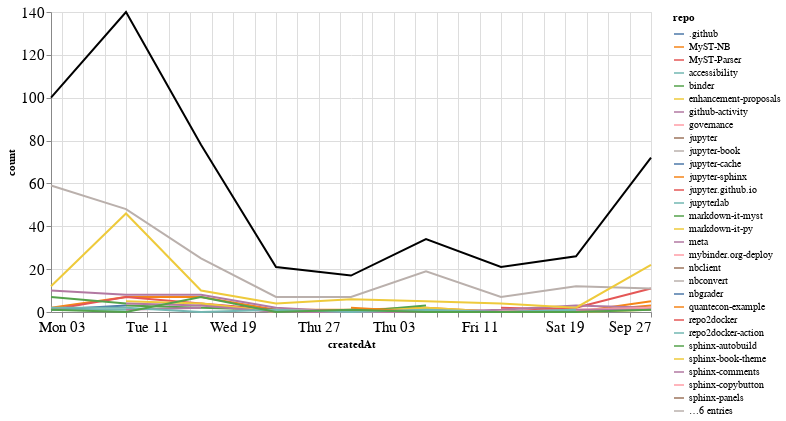

This figure's notebook cell:
### Markdown cell above
## Comments

### Code cell
comments_time = comments.groupby('repo').resample('W', on='createdAt').count()['author'].reset_index()
comments_time = comments_time.rename(columns={'author': 'count'})
comments_time_total = comments_time.groupby('createdAt').agg({"count": "sum"}).reset_index()
ch1 = alt.Chart(comments_time, width=600).mark_line().encode(
    x='createdAt',
    y='count',
    color='repo',
    tooltip="repo"
)

ch2 = alt.Chart(comments_time_total, width=600).mark_line(color="black").encode(
    x='createdAt',
    y='count',
)

ch1 + ch2

### Figure 1 — Vega-Lite specification as saved in the notebook (floating-point values rounded to 4 significant figures)
{"config": {"axisLeft": {"labelFontSize": 15}, "axisBottom": {"labelFontSize": 15}}, "layer": [{"data": {"name": "data-53d22d4e7e5e277c058d62c0dcb79616"}, "mark": "line", "encoding": {"color": {"type": "nominal", "field": "repo"}, "tooltip": {"type": "nominal", "field": "repo"}, "x": {"type": "temporal", "field": "createdAt"}, "y": {"type": "quantitative", "field": "count"}}, "width": 600}, {"data": {"name": "data-eecd8ab68db40f8e5217d0c1e717b0f0"}, "mark": {"type": "line", "color": "black"}, "encoding": {"x": {"type": "temporal", "field": "createdAt"}, "y": {"type": "quantitative", "field": "count"}}, "width": 600}], "$schema": "https://vega.github.io/schema/vega-lite/v4.8.1.json", "datasets": {"data-53d22d4e7e5e277c058d62c0dcb79616": [{"repo": ".github", "createdAt": "2020-08-02T00:00:00", "count": 1}, {"repo": ".github", "createdAt": "2020-08-09T00:00:00", "count": 3}, {"repo": "MyST-NB", "createdAt": "2020-08-02T00:00:00", "count": 2}, {"repo": "MyST-NB", "createdAt": "2020-08-09T00:00:00", "count": 7}, {"repo": "MyST-NB", "createdAt": "2020-08-16T00:00:00", "count": 7}, {"repo": "MyST-NB", "createdAt": "2020-08-23T00:00:00", "count": 1}, {"repo": "MyST-NB", "createdAt": "2020-08-30T00:00:00", "count": 1}, {"repo": "MyST-NB", "createdAt": "2020-09-06T00:00:00", "count": 2}, {"repo": "MyST-NB", "createdAt": "2020-09-13T00:00:00", "count": 0}, {"repo": "MyST-NB", "createdAt": "2020-09-20T00:00:00", "count": 0}, {"repo": "MyST-NB", "createdAt": "2020-09-27T00:00:00", "count": 3}, {"repo": "MyST-Parser", "createdAt": "2020-08-02T00:00:00", "count": 1}, {"repo": "MyST-Parser", "createdAt": "2020-08-09T00:00:00", "count": 7}, {"repo": "MyST-Parser", "createdAt": "2020-08-16T00:00:00", "count": 4}, {"repo": "MyST-Parser", "createdAt": "2020-08-23T00:00:00", "count": 1}, {"repo": "MyST-Parser", "createdAt": "2020-08-30T00:00:00", "count": 0}, {"repo": "MyST-Parser", "createdAt": "2020-09-06T00:00:00", "count": 1}, {"repo": "MyST-Parser", "createdAt": "2020-09-13T00:00:00", "count": 0}, {"repo": "MyST-Parser", "createdAt": "2020-09-20T00:00:00", "count": 2}, {"repo": "MyST-Parser", "createdAt": "2020-09-27T00:00:00", "count": 11}, {"repo": "accessibility", "createdAt": "2020-08-02T00:00:00", "count": 1}, {"repo": "accessibility", "createdAt": "2020-08-09T00:00:00", "count": 1}, {"repo": "binder", "createdAt": "2020-08-09T00:00:00", "count": 3}, {"repo": "binder", "createdAt": "2020-08-16T00:00:00", "count": 2}, {"repo": "binder", "createdAt": "2020-08-23T00:00:00", "count": 1}, {"repo": "binder", "createdAt": "2020-08-30T00:00:00", "count": 0}, {"repo": "binder", "createdAt": "2020-09-06T00:00:00", "count": 3}, {"repo": "enhancement-proposals", "createdAt": "2020-08-16T00:00:00", "count": 4}, {"repo": "enhancement-proposals", "createdAt": "2020-08-23T00:00:00", "count": 0}, {"repo": "enhancement-proposals", "createdAt": "2020-08-30T00:00:00", "count": 0}, {"repo": "enhancement-proposals", "createdAt": "2020-09-06T00:00:00", "count": 2}, {"repo": "enhancement-proposals", "createdAt": "2020-09-13T00:00:00", "count": 0}, {"repo": "enhancement-proposals", "createdAt": "2020-09-20T00:00:00", "count": 1}, {"repo": "github-activity", "createdAt": "2020-08-09T00:00:00", "count": 1}, {"repo": "github-activity", "createdAt": "2020-08-16T00:00:00", "count": 2}, {"repo": "governance", "createdAt": "2020-08-09T00:00:00", "count": 1}, {"repo": "jupyter", "createdAt": "2020-09-20T00:00:00", "count": 2}, {"repo": "jupyter-book", "createdAt": "2020-08-02T00:00:00", "count": 59}, {"repo": "jupyter-book", "createdAt": "2020-08-09T00:00:00", "count": 48}, {"repo": "jupyter-book", "createdAt": "2020-08-16T00:00:00", "count": 25}, {"repo": "jupyter-book", "createdAt": "2020-08-23T00:00:00", "count": 7}, {"repo": "jupyter-book", "createdAt": "2020-08-30T00:00:00", "count": 7}, {"repo": "jupyter-book", "createdAt": "2020-09-06T00:00:00", "count": 19}, {"repo": "jupyter-book", "createdAt": "2020-09-13T00:00:00", "count": 7}, {"repo": "jupyter-book", "createdAt": "2020-09-20T00:00:00", "count": 12}, {"repo": "jupyter-book", "createdAt": "2020-09-27T00:00:00", "count": 11}, {"repo": "jupyter-cache", "createdAt": "2020-09-27T00:00:00", "count": 2}, {"repo": "jupyter-sphinx", "createdAt": "2020-08-30T00:00:00", "count": 2}, {"repo": "jupyter-sphinx", "createdAt": "2020-09-06T00:00:00", "count": 0}, {"repo": "jupyter-sphinx", "createdAt": "2020-09-13T00:00:00", "count": 0}, {"repo": "jupyter-sphinx", "createdAt": "2020-09-20T00:00:00", "count": 0}, {"repo": "jupyter-sphinx", "createdAt": "2020-09-27T00:00:00", "count": 5}, {"repo": "jupyter.github.io", "createdAt": "2020-09-13T00:00:00", "count": 2}, {"repo": "jupyter.github.io", "createdAt": "2020-09-20T00:00:00", "count": 1}, {"repo": "jupyterlab", "createdAt": "2020-09-06T00:00:00", "count": 1}, {"repo": "markdown-it-myst", "createdAt": "2020-08-02T00:00:00", "count": 7}, {"repo": "markdown-it-myst", "createdAt": "2020-08-09T00:00:00", "count": 4}, {"repo": "markdown-it-py", "createdAt": "2020-08-09T00:00:00", "count": 5}, {"repo": "markdown-it-py", "createdAt": "2020-08-16T00:00:00", "count": 4}, {"repo": "markdown-it-py", "createdAt": "2020-08-23T00:00:00", "count": 0}, {"repo": "markdown-it-py", "createdAt": "2020-08-30T00:00:00", "count": 0}, {"repo": "markdown-it-py", "createdAt": "2020-09-06T00:00:00", "count": 0}, {"repo": "markdown-it-py", "createdAt": "2020-09-13T00:00:00", "count": 0}, {"repo": "markdown-it-py", "createdAt": "2020-09-20T00:00:00", "count": 0}, {"repo": "markdown-it-py", "createdAt": "2020-09-27T00:00:00", "count": 1}, {"repo": "meta", "createdAt": "2020-08-02T00:00:00", "count": 10}, {"repo": "meta", "createdAt": "2020-08-09T00:00:00", "count": 8}, {"repo": "meta", "createdAt": "2020-08-16T00:00:00", "count": 8}, {"repo": "meta", "createdAt": "2020-08-23T00:00:00", "count": 2}, {"repo": "meta", "createdAt": "2020-08-30T00:00:00", "count": 0}, {"repo": "meta", "createdAt": "2020-09-06T00:00:00", "count": 0}, {"repo": "meta", "createdAt": "2020-09-13T00:00:00", "count": 1}, {"repo": "meta", "createdAt": "2020-09-20T00:00:00", "count": 3}, {"repo": "meta", "createdAt": "2020-09-27T00:00:00", "count": 2}, {"repo": "mybinder.org-deploy", "createdAt": "2020-08-23T00:00:00", "count": 1}, {"repo": "mybinder.org-deploy", "createdAt": "2020-08-30T00:00:00", "count": 0}, {"repo": "mybinder.org-deploy", "createdAt": "2020-09-06T00:00:00", "count": 0}, {"repo": "mybinder.org-deploy", "createdAt": "2020-09-13T00:00:00", "count": 0}, {"repo": "mybinder.org-deploy", "createdAt": "2020-09-20T00:00:00", "count": 1}, {"repo": "mybinder.org-deploy", "createdAt": "2020-09-27T00:00:00", "count": 2}, {"repo": "nbclient", "createdAt": "2020-09-13T00:00:00", "count": 1}, {"repo": "nbconvert", "createdAt": "2020-09-13T00:00:00", "count": 2}, {"repo": "nbgrader", "createdAt": "2020-08-23T00:00:00", "count": 1}, {"repo": "quantecon-example", "createdAt": "2020-08-02T00:00:00", "count": 1}, {"repo": "repo2docker", "createdAt": "2020-08-02T00:00:00", "count": 1}, {"repo": "repo2docker-action", "createdAt": "2020-08-02T00:00:00", "count": 2}, {"repo": "sphinx-autobuild", "createdAt": "2020-08-16T00:00:00", "count": 1}, {"repo": "sphinx-book-theme", "createdAt": "2020-08-02T00:00:00", "count": 12}, {"repo": "sphinx-book-theme", "createdAt": "2020-08-09T00:00:00", "count": 46}, {"repo": "sphinx-book-theme", "createdAt": "2020-08-16T00:00:00", "count": 10}, {"repo": "sphinx-book-theme", "createdAt": "2020-08-23T00:00:00", "count": 4}, {"repo": "sphinx-book-theme", "createdAt": "2020-08-30T00:00:00", "count": 6}, {"repo": "sphinx-book-theme", "createdAt": "2020-09-06T00:00:00", "count": 5}, {"repo": "sphinx-book-theme", "createdAt": "2020-09-13T00:00:00", "count": 4}, {"repo": "sphinx-book-theme", "createdAt": "2020-09-20T00:00:00", "count": 2}, {"repo": "sphinx-book-theme", "createdAt": "2020-09-27T00:00:00", "count": 22}, {"repo": "sphinx-comments", "createdAt": "2020-08-09T00:00:00", "count": 4}, {"repo": "sphinx-comments", "createdAt": "2020-08-16T00:00:00", "count": 3}, {"repo": "sphinx-comments", "createdAt": "2020-08-23T00:00:00", "count": 0}, {"repo": "sphinx-comments", "createdAt": "2020-08-30T00:00:00", "count": 0}, {"repo": "sphinx-comments", "createdAt": "2020-09-06T00:00:00", "count": 0}, {"repo": "sphinx-comments", "createdAt": "2020-09-13T00:00:00", "count": 0}, {"repo": "sphinx-comments", "createdAt": "2020-09-20T00:00:00", "count": 1}, {"repo": "sphinx-comments", "createdAt": "2020-09-27T00:00:00", "count": 1}, {"repo": "sphinx-copybutton", "createdAt": "2020-09-27T00:00:00", "count": 3}, {"repo": "sphinx-panels", "createdAt": "2020-09-13T00:00:00", "count": 1}, {"repo": "sphinx-tabs", "createdAt": "2020-08-23T00:00:00", "count": 2}, {"repo": "sphinx-thebe", "createdAt": "2020-08-16T00:00:00", "count": 1}, {"repo": "sphinx-togglebutton", "createdAt": "2020-09-13T00:00:00", "count": 3}, {"repo": "sphinxcontrib-prettyproof", "createdAt": "2020-09-27T00:00:00", "count": 8}, {"repo": "team-compass", "createdAt": "2020-08-02T00:00:00", "count": 2}, {"repo": "team-compass", "createdAt": "2020-08-09T00:00:00", "count": 2}, {"repo": "team-compass", "createdAt": "2020-08-16T00:00:00", "count": 0}, {"repo": "team-compass", "createdAt": "2020-08-23T00:00:00", "count": 1}, {"repo": "team-compass", "createdAt": "2020-08-30T00:00:00", "count": 0}, {"repo": "team-compass", "createdAt": "2020-09-06T00:00:00", "count": 1}, {"repo": "team-compass", "createdAt": "2020-09-13T00:00:00", "count": 0}, {"repo": "team-compass", "createdAt": "2020-09-20T00:00:00", "count": 1}, {"repo": "thebe", "createdAt": "2020-08-02T00:00:00", "count": 1}, {"repo": "thebe", "createdAt": "2020-08-09T00:00:00", "count": 0}, {"repo": "thebe", "createdAt": "2020-08-16T00:00:00", "count": 7}, {"repo": "thebe", "createdAt": "2020-08-23T00:00:00", "count": 0}, {"repo": "thebe", "createdAt": "2020-08-30T00:00:00", "count": 1}, {"repo": "thebe", "createdAt": "2020-09-06T00:00:00", "count": 0}, {"repo": "thebe", "createdAt": "2020-09-13T00:00:00", "count": 0}, {"repo": "thebe", "createdAt": "2020-09-20T00:00:00", "count": 0}, {"repo": "thebe", "createdAt": "2020-09-27T00:00:00", "count": 1}], "data-eecd8ab68db40f8e5217d0c1e717b0f0": [{"createdAt": "2020-08-02T00:00:00", "count": 100}, {"createdAt": "2020-08-09T00:00:00", "count": 140}, {"createdAt": "2020-08-16T00:00:00", "count": 78}, {"createdAt": "2020-08-23T00:00:00", "count": 21}, {"createdAt": "2020-08-30T00:00:00", "count": 17}, {"createdAt": "2020-09-06T00:00:00", "count": 34}, {"createdAt": "2020-09-13T00:00:00", "count": 21}, {"createdAt": "2020-09-20T00:00:00", "count": 26}, {"createdAt": "2020-09-27T00:00:00", "count": 72}]}}
